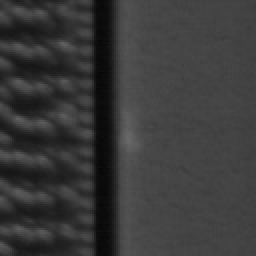
#> input picture out/train/yise/118.jpg, 128 x 128 px (shown 2 times larger); its folder holds 4 pictures in this run
$ python data_augmentation.py
#> lines starting #> are read from the running program, lines starting #| are printed output that depends on the picture
import os
import cv2
import numpy as np


def data_aug_translation(img_folder_path):
    img_paths = os.listdir(img_folder_path)
    num = len(img_paths) + 1
    for img_path in img_paths:
        img = cv2.imread(img_folder_path+'/'+img_path)
        img_size = img.shape[0]
        r1, r2 = np.random.rand(1,2)[0] - 0.5
        move1 = np.array([[1, 0, img_size*r1], [0, 1, img_size*r2]], dtype=np.float32)

def data_aug_rotation(img_folder_path, list_angle):
#> called with img_folder_path = 'out/train/yise'
    imgs = os.listdir(img_folder_path)
    for img in imgs:
        img_name = img
        img = cv2.imread(os.path.join(img_folder_path, img))
#> img is the input picture: shape (128, 128, 3); min 7, max 105, mean 57.8
        rows, cols = img.shape[:2]
#> rows = 128; cols = 128
        for angle in list_angle:
            move = cv2.getRotationMatrix2D((cols/2,rows/2), angle, 1)
            img_change = cv2.warpAffine(img, move, (cols,rows))
            cv2.imwrite(os.path.join(img_folder_path, img_name.replace('.', 'augment.')), img_change)
#> this loop made 1 pass
#> pass 1, in data_aug_rotation, `img_change = cv2.warpAffine(img, move, (cols,rows))`:
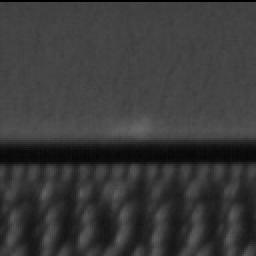
#> img_change: shape (128, 128, 3) (shown 2 times larger); min 0, max 105, mean 57.4
#> pass 2 of the loop in data_aug_rotation, `for img in imgs:`:
#> img_name = '133.jpg'
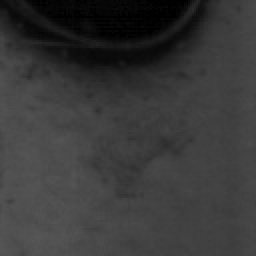
#> input picture out/train/yise/133.jpg, 128 x 128 px (shown 2 times larger)
#> in data_aug_rotation, img is the input picture: shape (128, 128, 3); min 0, max 87, mean 56.7
#> the loop in data_aug_rotation, `for angle in list_angle:` made 1 pass
#> move on pass 1: [[6.12e-17, 1, -7.11e-15], [-1, 6.12e-17, 128]]
#> pass 1, in data_aug_rotation, `img_change = cv2.warpAffine(img, move, (cols,rows))`:
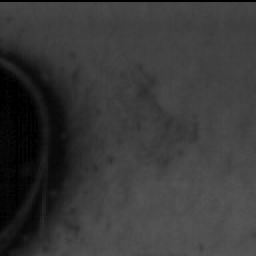
#> img_change: shape (128, 128, 3) (shown 2 times larger); min 0, max 87, mean 56.2
#> pass 3 of the loop in data_aug_rotation, `for img in imgs:`:
#> img_name = '135.jpg'
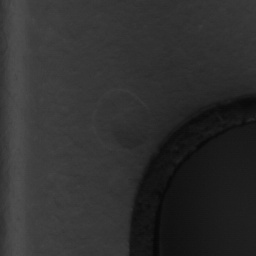
#> input picture out/train/yise/135.jpg, 256 x 256 px
#> in data_aug_rotation, img is the input picture: shape (256, 256, 3); min 7, max 80, mean 47.3
#> the loop in data_aug_rotation, `for angle in list_angle:` made 1 pass
#> move on pass 1: [[6.12e-17, 1, -1.42e-14], [-1, 6.12e-17, 256]]
#> pass 1, in data_aug_rotation, `img_change = cv2.warpAffine(img, move, (cols,rows))`:
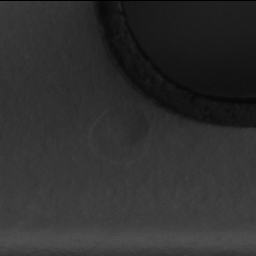
#> img_change: shape (256, 256, 3); min 0, max 80, mean 47.1
#> the loop made 4 passes; the first 3 are shown


# '/home/Desktop/out/train/yashang'
if __name__ == '__main__':
    data_aug_rotation('out/train/yise', [90])
    # data_aug_rotation('/home/qiangde/PycharmProjects/utils/out/train/yise')
